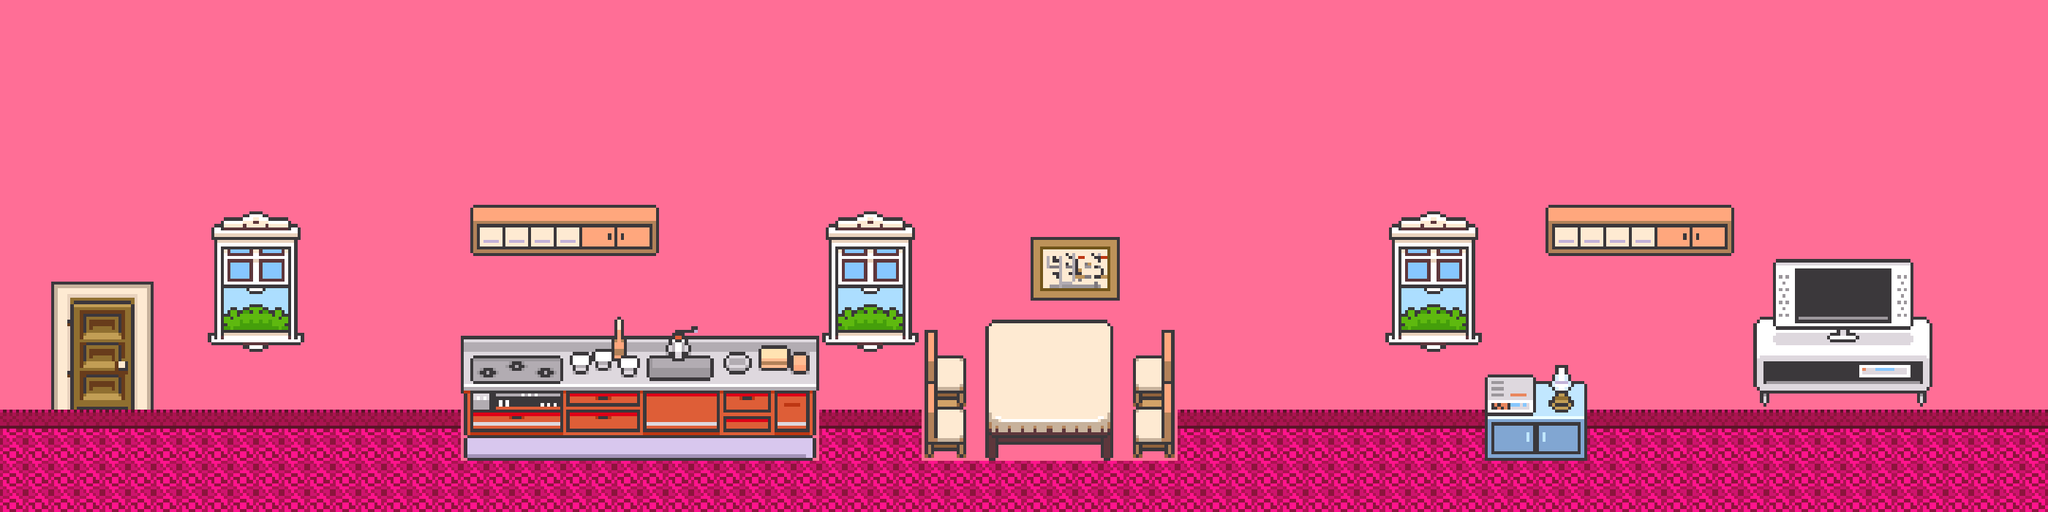

This game map was drawn from its Tiled (.tmx) file and the tilesets committed beside it. A one-line description and the trimmed map source follow:
An orthogonal 40x10 tile map with 70x70 px tiles, 2 tile layers (background, collision).

<map version="1.0" orientation="orthogonal" renderorder="right-down" width="40" height="10" tilewidth="70" tileheight="70" nextobjectid="1">
 <tileset firstgid="1" name="tiles_housesheet" tilewidth="70" tileheight="70">
  <image source="../images/tiles_housesheet.png" width="2100" height="1120" />
 </tileset>
 <layer name="background" width="40" height="10">
  <data>[400 cells, 400 non-empty, 24 distinct tile ids]</data>
 </layer>
 <layer name="collision" width="40" height="10">
  <data>[400 cells, 133 non-empty, 61 distinct tile ids]</data>
 </layer>
</map>